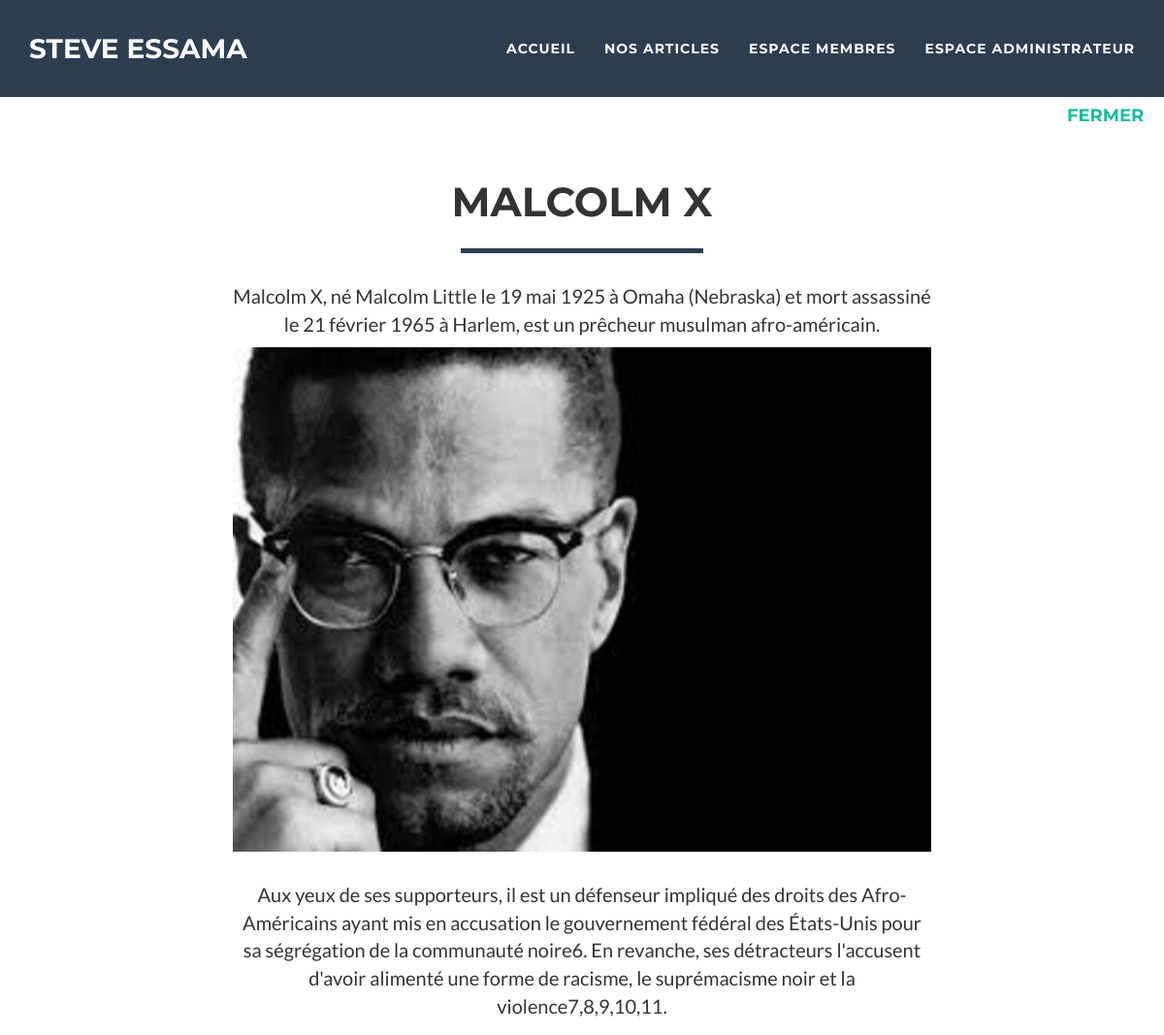
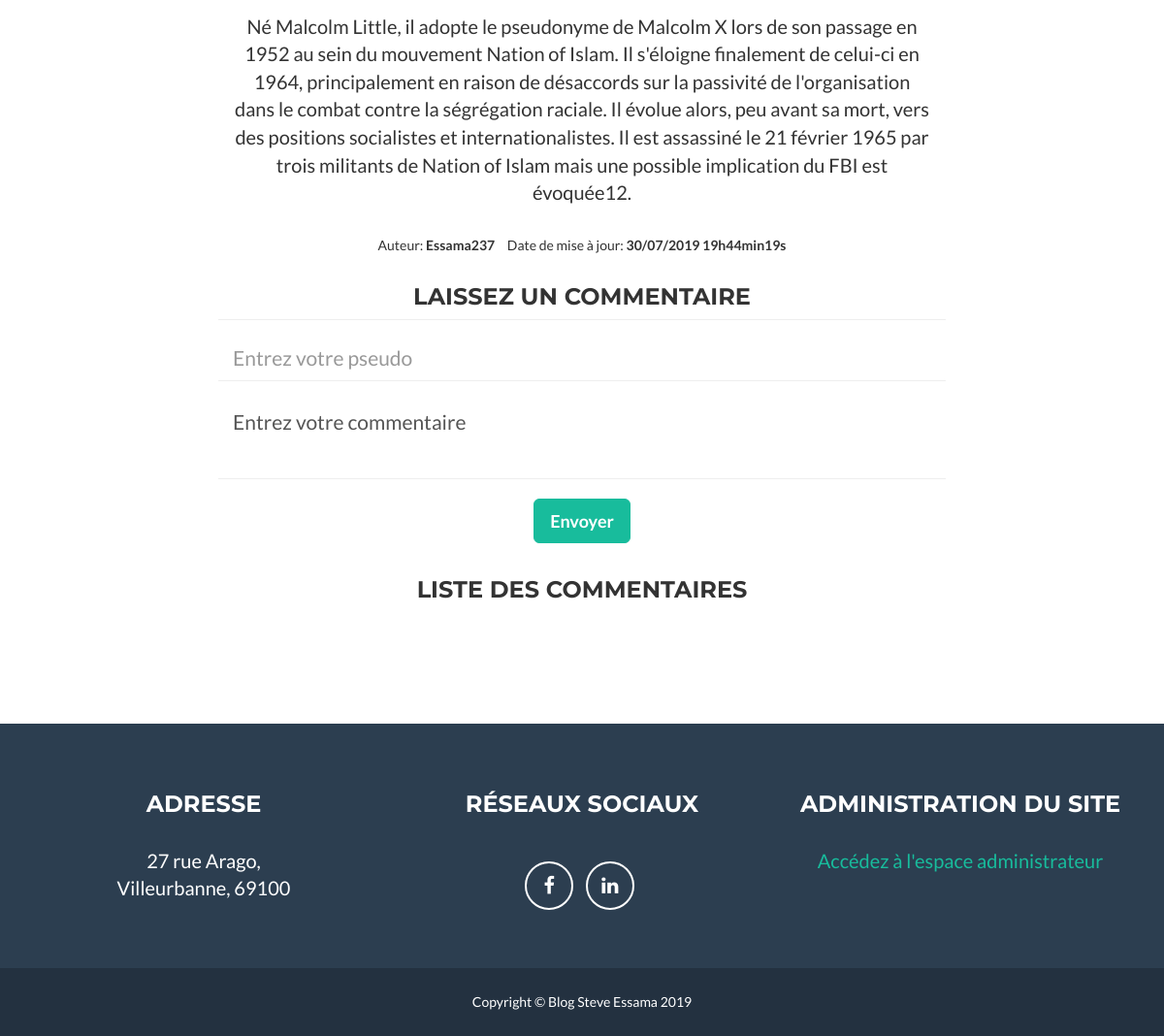
The page /index.php?action=post&id=5&titre=Malcolm X on the database its author committed (2 pictures, top to bottom).
### tables this page shows
CREATE TABLE IF NOT EXISTS `articles` (
  `idPost` int(11) NOT NULL AUTO_INCREMENT,
  `titreArticle` char(50) NOT NULL,
  `pseudoAuteur` char(30) NOT NULL,
  `descriptifArticle` char(200) NOT NULL,
  `contenu` text NOT NULL,
  `dateModification` datetime NOT NULL DEFAULT CURRENT_TIMESTAMP,
  `imageArticle` char(50) NOT NULL,
  `nomImage` varchar(255) NOT NULL,
  PRIMARY KEY (`idPost`)
);

### controller/frontend.php (called while the page is built, shortened)
<?php
require_once ABSOLUTE_PATH."/model/NewsManager.php";
require_once ABSOLUTE_PATH."/model/news.php";
function post()
{
    $post = new NewsManager();
    $news = $post->getPostById($_GET['id']);
    require ABSOLUTE_PATH.'/view/view_post.php';
}

### model/NewsManager.php (called while the page is built, shortened)
<?php
class NewsManager extends Manager
{
    public function getPostById($postId)
    {
        $db  = $this->dbconnect();
        $query = $db->prepare('SELECT titreArticle, pseudoAuteur, contenu, DATE_FORMAT(dateModification, "%d/%m/%Y %Hh%imin%ss") AS                                     dateModification, idPost, descriptifArticle, imageArticle FROM articles WHERE idPost = ?');
        $query->execute(array($postId));
        $resultDb = $query->fetch(PDO::FETCH_ASSOC);
        $post = new News();
        $post->hydrate($resultDb);
        return $post;
    }
}

### model/news.php (called while the page is built, shortened)
<?php
class News
{
    private $_idPost;
    private $_titreArticle;
    private $_pseudoAuteur;
    private $_descriptifArticle;
    private $_contenu;
    private $_dateModification;
    private $_imageArticle;
    public function hydrate(array $donnees)
    {
        foreach ($donnees as $key => $value) {
            $method = 'set' . ucfirst($key);
        }
    }
    public function getIdPost()
    {
        return $this->_idPost;
    }
    public function getTitreArticle()
    {
        return $this->_titreArticle;
    }
    public function getPseudoAuteur()
    {
        return $this->_pseudoAuteur;
    }
    public function getDescriptifArticle()
    {
        return $this->_descriptifArticle;
    }
    public function getContenu()
    {
        return $this->_contenu;
    }
    public function getDateModification()
    {
        return $this->_dateModification;
    }
    public function getImageArticle()
    {
        return $this->_imageArticle;
    }
    public function setIdPost($idPost)
    {
        $idPost = (int) $idPost;
        if ($idPost > 0) {
            $this->_idPost = $idPost;
        }
    }
    public function setTitreArticle($titreArticle)
    {
        if (is_string($titreArticle)) {
            $this->_titreArticle = $titreArticle;
        }
    }
    public function setPseudoAuteur($pseudoAuteur)
    {
        if (is_string($pseudoAuteur)) {
            $this->_pseudoAuteur = $pseudoAuteur;
        }
    }
    public function setDescriptifArticle($descriptifArticle)
    {
        if (is_string($descriptifArticle)) {
            $this->_descriptifArticle = $descriptifArticle;
        }
    }
    public function setContenu($contenu)
    {
        if (is_string($contenu)) {
            $this->_contenu = $contenu;
        }
    }
    public function setDateModification($dateModification)
    {
        $this->_dateModification = $dateModification;
    }
    public function setImageArticle($imageArticle)
    {
        $this->_imageArticle = $imageArticle;
    }
}

### view/view_post.php (the view, shortened to what this page needs)
<nav id="mainNav" class="navbar navbar-default navbar-fixed-top navbar-custom">
    <div class="container">
        <div class="navbar-header page-scroll">
            <a class="navbar-brand" href="#page-top">Steve Essama</a>
        </div>
        <div class="collapse navbar-collapse" id="bs-example-navbar-collapse-1">
            <?php if (!array_key_exists('success_connect', $_SESSION)): ?>
            <ul class="nav navbar-nav navbar-right">
                <li><a href="index.php">Accueil</a></li>
                <li class="page-scroll"><a href="index.php?action=listposts"> Nos articles </a></li>
                <li class="page_scroll"><a href="index.php?action=connection"> Espace membres </a></li>
                <li class="page_scroll"><a href="index.php?action=connect_admin"> Espace administrateur </a></li>
            </ul>
            <?php endif; ?>
        </div>
    </div>
</nav>
<div class="portfolio-modal" tabindex="-1">
    <div class="modal-content">
        <div class="close-modal">
            <a href="index.php?action=listposts">
                <h4>Fermer</h4>
            </a>
        </div>
        <div class="container">
            <div class="row">
                <div class="col-lg-8 col-lg-offset-2">
                    <div class="modal-body">
                        <h2><?= htmlspecialchars($news->getTitreArticle())?></h2>
                        <hr class="star-primary">
                        <p><?= htmlspecialchars($news->getDescriptifArticle())?></p>
                        <img src="<?= htmlspecialchars($news->getImageArticle())?>" class="img-responsive img-centered" alt="image_article">
                        <p><?= nl2br(htmlspecialchars($news->getContenu()))?></p>
                        <ul class="list-inline item-details">
                            <li>Auteur:
                                <strong><?= htmlspecialchars($news->getPseudoAuteur())?></strong>
                            </li>
                            <li>Date de mise à jour:
                                <strong><?= htmlspecialchars($news->getDateModification())?></strong>
                            </li>
                        </ul>
                        <h3>Laissez un commentaire </h3>
                        <form action="index.php?action=post&amp;id=<?= $news->getIdPost()?>" id="comment" method="post">
                            <div class="row control-group">
                                <div class="form-group col-xs-12 floating-label-form-group controls">
                                    <input required placeholder="Entrez votre pseudo" type="text" name="pseudo" class="form-control">
                                </div>
                            </div>
                            <div class="row control-group">
                                <div class="form-group col-xs-12 floating-label-form-group controls">
                                    <textarea name="user_comment" class="form-control">Entrez votre commentaire</textarea>
                                </div>
                            </div>
                            <br>
                            <div class="row">
                                <div class="form-group col-xs-12">
                                    <button type="submit" class="btn btn-success btn-lg" name="submit_comment">Envoyer</button>
                                </div>
                            </div>
                        </form>
                        <h3>Liste des commentaires</h3>
                    </div>
                </div>
            </div>
        </div>
    </div>
</div>
<footer class="text-center">
    <div class="footer-above">
        <div class="container">
            <div class="row">
                <div class="footer-col col-md-4">
                    <h3>Adresse</h3>
                    <p>
                        27 rue Arago, <br>
                        Villeurbanne, 69100
                    </p>
                </div>
                <div class="footer-col col-md-4">
                    <h3>Réseaux sociaux</h3>
                    <ul class="list-inline">
                        <li>
                            <a href="https://openclassrooms.facebook.com/profile.php?id=100030215146732" class="btn-social btn-outline"><i class="fa fa-fw                                   fa-facebook"></i></a>
                        </li>
                        <li>
                            <a href="https://www.linkedin.com/in/essama-mgba-franck-steve-7a6227175/" class="btn-social btn-outline"><i class="fa fa-fw                                     fa-linkedin"></i></a>
                        </li>
                    </ul>
                </div>
                <div class="footer-col col-md-4">
                    <h3>Administration du site</h3>
                    <p>
                        <a href="index.php?action=connect_admin"> Accédez à l'espace administrateur </a>
                    </p>
                </div>
            </div>
        </div>
    </div>
    <div class="footer-below">
        <div class="container">
            <div class="row">
                <div class="col-lg-12">
                    Copyright &copy; Blog Steve Essama 2019
                </div>
            </div>
        </div>
    </div>
</footer>
<?php require('template.php');?>

### public/css/freelancer.css (style rules this page uses)
body { font-family: 'Lato', 'Helvetica Neue', Helvetica, Arial, sans-serif; overflow-x: hidden; }
p { font-size: 20px; }
a, a:hover, a:focus, a:active, a.active { color: #18BC9C; outline: none; }
h1, h2, h3, h4, h5, h6 { font-family: "Montserrat", "Helvetica Neue", Helvetica, Arial, sans-serif; text-transform: uppercase; font-weight: 700; }
hr.star-light, hr.star-primary { padding: 0; border: none; border-top: solid 5px; text-align: center; max-width: 250px; margin: 25px auto 30px; }
hr.star-light:after, hr.star-primary:after { content: "\f005"; font-family: FontAwesome; display: inline-block; position: relative; top: -0.8em; font-size: 2em; padding: 0 0.25em; }
hr.star-primary { border-color: #2C3E50; }
hr.star-primary:after { background-color: white; color: #2C3E50; }
.img-centered { margin: 0 auto; }
.navbar-custom { background: #2C3E50; font-family: "Montserrat", "Helvetica Neue", Helvetica, Arial, sans-serif; text-transform: uppercase; font-weight: 700; border: none; }
.navbar-custom .navbar-brand { color: white; }
.navbar-custom .navbar-nav { letter-spacing: 1px; }
.navbar-custom .navbar-nav li a { color: white; }
@media (min-width: 768px) { .navbar-custom { padding: 25px 0; -webkit-transition: padding 0.3s; -moz-transition: padding 0.3s; transition: padding 0.3s; } }
@media (min-width: 768px) { .navbar-custom .navbar-brand { font-size: 2em; -webkit-transition: all 0.3s; -moz-transition: all 0.3s; transition: all 0.3s; } }
.floating-label-form-group { position: relative; margin-bottom: 0; padding-bottom: 0.5em; border-bottom: 1px solid #eeeeee; }
.floating-label-form-group input, .floating-label-form-group textarea { z-index: 1; position: relative; padding-right: 0; padding-left: 0; border: none; border-radius: 0; font-size: 1.5em; background: none; box-shadow: none !important; resize: none; }
form .row:first-child .floating-label-form-group { border-top: 1px solid #eeeeee; }
footer { color: white; }
footer h3 { margin-bottom: 30px; }
footer .footer-above { padding-top: 50px; background-color: #2C3E50; }
footer .footer-col { margin-bottom: 50px; }
footer .footer-below { padding: 25px 0; background-color: #233140; }
.btn-outline { color: white; font-size: 20px; border: solid 2px white; background: transparent; transition: all 0.3s ease-in-out; margin-top: 15px; }
.btn-success { color: white; background-color: #18BC9C; border-color: #18BC9C; font-weight: 700; }
.btn-social { display: inline-block; height: 50px; width: 50px; border: 2px solid white; border-radius: 100%; text-align: center; font-size: 20px; line-height: 45px; }
.portfolio-modal .modal-content { border-radius: 0; background-clip: border-box; -webkit-box-shadow: none; box-shadow: none; border: none; min-height: 100%; padding: 100px 0; text-align: center; }
.portfolio-modal .modal-content h2 { margin: 0; font-size: 3em; }
.portfolio-modal .modal-content img { margin-bottom: 30px; }
.portfolio-modal .modal-content .item-details { margin: 30px 0; }
.portfolio-modal .close-modal { position: absolute; width: 75px; height: 75px; background-color: transparent; top: 25px; right: 25px; cursor: pointer; }
@media all and (min-width: 992px) and (max-width:1200px) { .close-modal { margin-top: 75px; } }
@media all and (min-width: 992px) and (max-width:1200px) { .modal-body { margin-top: 70px; } }

### rows shown on the page
articles: titreArticle "MALCOLM X", descriptifArticle "Malcolm X, né Malcolm Little le 19 mai 1925 à Omaha (Nebraska) et mort assassiné le 21 février 1965 à Harlem, est un prêcheur musulman afro-américain.", imageArticle (picture), contenu "Aux yeux de ses supporteurs, il est un défenseur impliqué des droits des Afro-Américains ayant mis en accusation le gouvernement fédéral des États-Unis pour sa ségrégation de la communauté noire6. En revanche, ses détracteurs l'accusent d'avoir alimenté une forme de racisme, le suprémacisme noir et la violence7,8,9,10,11. Né Malcolm Little, il adopte le pseudonyme de Malcolm X lors de son passage en 1952 au sein du mouvement Nation of Islam. Il s'éloigne finalement de celui-ci en 1964, principalement en raison de désaccords sur la passivité de l'organisation dans le combat contre la ségrégation raciale. Il évolue alors, peu avant sa mort, vers des positions socialistes et…", pseudoAuteur "Essama237"

### other values the page prints
$news->getDateModification() "30/07/2019 19h44min19s"
